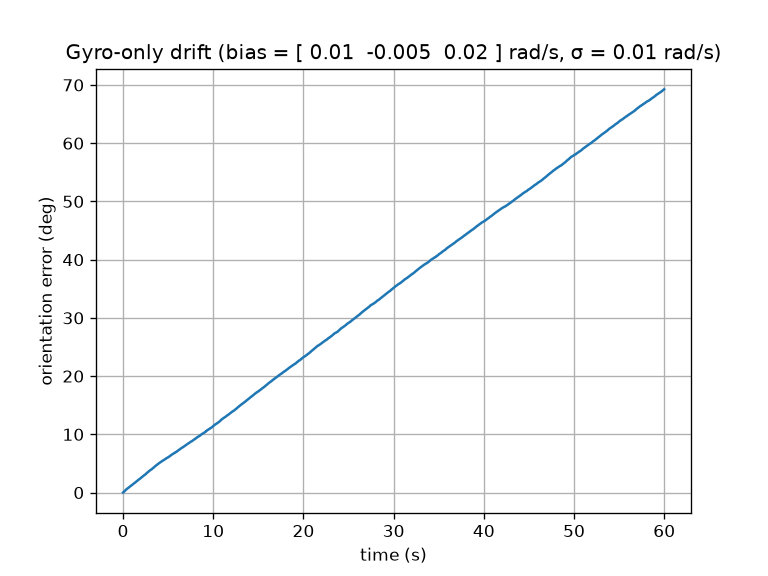

Generate this figure with Python:
"""Gyro-drift simulation.

Simulate a gyro spinning at a known rate, corrupt the reading with bias + noise,
and (next step) integrate it into a quaternion to see how fast the orientation
estimate drifts away from the truth.
"""
import numpy as np


def quat_mult(q, r):
    """Hamilton product q ⊗ r. Quaternions are [w, x, y, z] = a + b·i + c·j + d·k."""
    a1, b1, c1, d1 = q
    a2, b2, c2, d2 = r

    a = a1 * a2 - b1 * b2 - c1 * c2 - d1 * d2
    b = a1 * b2 + b1 * a2 + c1 * d2 - d1 * c2
    c = a1 * c2 - b1 * d2 + c1 * a2 + d1 * b2
    d = a1 * d2 + b1 * c2 - c1 * b2 + d1 * a2

    return np.array([a, b, c, d])


def conj(q):
    """Conjugate [w, -x, -y, -z]. For a unit quaternion this is the inverse rotation."""
    return q * np.array([1, -1, -1, -1])


def integrate(omega, dt):
    """Turn a stream of body-frame angular rates (N, 3) into orientations (N, 4).

    Each step the board rotates by angle |ω|·dt about axis ω/|ω|. We build that
    small rotation as a quaternion dq and chain it onto the current orientation.
    """
    N = len(omega)
    qs = np.zeros((N, 4))
    q = np.array([1.0, 0.0, 0.0, 0.0])   # identity: start with no rotation

    for n in range(N):
        w = omega[n]
        theta = np.linalg.norm(w) * dt   # how far we turned this step (rad)

        if theta > 0:
            axis = w / np.linalg.norm(w)  # unit vector we turned about
            # Half-angle: q rotates a vector via q·v·q*, so the angle gets applied twice.
            dq = np.concatenate([[np.cos(theta / 2)], np.sin(theta / 2) * axis])
        else:
            dq = np.array([1.0, 0.0, 0.0, 0.0])  # no rotation (avoids dividing by 0)

        # dq goes on the RIGHT because ω is measured in the board's own (body) frame.
        q = quat_mult(q, dq)
        # Floating-point error slowly pushes |q| away from 1; re-normalize so it stays a pure rotation.
        q = q / np.linalg.norm(q)
        qs[n] = q

    return qs


# --- Timing --------------------------------------------------------------
dt = 0.01          # seconds between samples -> 100 Hz, same rate the real board will run at
T = 60.0           # total simulated time in seconds
t = np.arange(0, T, dt)   # time stamps: 0.00, 0.01, ..., 59.99
N = len(t)                # number of samples (6000)

# --- True motion ---------------------------------------------------------
# Angular velocity in rad/s about the body x, y, z axes.
# Here the board spins only about z at 0.5 rad/s (~28.6 deg/s).
# np.tile repeats the row N times -> shape (N, 3), one row per timestep.
omega_true = np.tile([0.0, 0.0, 0.5], (N, 1))

# --- Gyro error model ----------------------------------------------------
# A real gyro reports: measured = true + bias + noise
#   bias  : constant offset per axis (rad/s). Integrates into error that grows linearly with time.
#   noise : random every sample (white noise, std = sigma). Integrates into a random walk (~sqrt(t)).
bias = np.array([0.01, -0.005, 0.02])   # rad/s
sigma = 0.01                            # rad/s, noise standard deviation

rng = np.random.default_rng(0)          # fixed seed -> identical noise every run, so comparisons are fair
noise = rng.normal(0.0, sigma, size=(N, 3))

omega_meas = omega_true + bias + noise  # what the gyro actually hands us

# --- Integrate both into orientations -----------------------------------
q_true = integrate(omega_true, dt)   # ground truth
q_est = integrate(omega_meas, dt)    # what we'd believe using only the gyro

# --- Sanity checks -------------------------------------------------------
# Noise averages out to ~0 over 6000 samples, so the mean error should be ~= bias.
mean_err = (omega_meas - omega_true).mean(axis=0)
print("mean measured error:", mean_err)
print("true bias:          ", bias)
assert np.allclose(mean_err, bias, atol=1e-3), "mean error should match the bias"

# Quaternion product rules: i·j = k, j·i = -k (order matters!)
i, j, k = np.array([0, 1, 0, 0]), np.array([0, 0, 1, 0]), np.array([0, 0, 0, 1])
assert np.allclose(quat_mult(i, j), k)
assert np.allclose(quat_mult(j, i), -k)

# 60 s at 0.5 rad/s about z = 30 rad total -> q = [cos(15), 0, 0, sin(15)] (half-angle again)
assert np.allclose(q_true[-1], [np.cos(15), 0, 0, np.sin(15)], atol=1e-6)
print("final q_true:", q_true[-1])
print("final q_est: ", q_est[-1])

# --- Orientation error over time ----------------------------------------
# q_err = conj(q_true) ⊗ q_est is the rotation that takes the TRUE orientation to the ESTIMATE.
# If they matched, q_err = [1, 0, 0, 0]. Its w part is cos(angle/2), so angle = 2·arccos(|w|).
#   abs  : q and -q are the same rotation; abs picks the short way round (0..180°).
#   clip : rounding can give |w| = 1.0000000002, and arccos(>1) = nan.
err_deg = np.zeros(N)
for n in range(N):
    q_err = quat_mult(conj(q_true[n]), q_est[n])
    err_deg[n] = np.degrees(2 * np.arccos(np.clip(np.abs(q_err[0]), -1, 1)))

print(f"error after {T:.0f} s: {err_deg[-1]:.1f} deg")

# --- Plot ----------------------------------------------------------------
import matplotlib.pyplot as plt

plt.plot(t, err_deg)
plt.xlabel("time (s)")
plt.ylabel("orientation error (deg)")
plt.title(f"Gyro-only drift (bias = {bias} rad/s, σ = {sigma} rad/s)")
plt.grid(True)
plt.savefig("sim/gyro_drift.png", dpi=120)   # saved so it can go in the README
plt.show()
